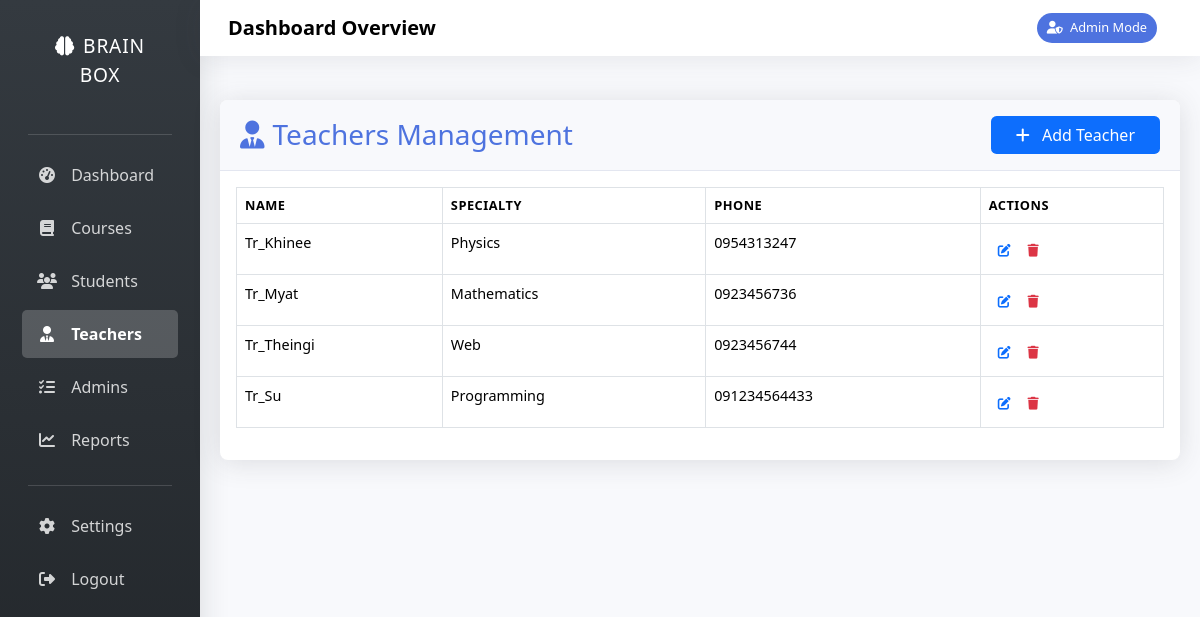
The app's page /dashboard/teachers/ (signed in) with its own data.
### dashboard/models.py (models this page shows, shortened)
class Teacher(models.Model):
    user = models.OneToOneField(settings.AUTH_USER_MODEL, on_delete=models.CASCADE)
    specialty = models.CharField(max_length=100)
    phone = models.CharField(max_length=15, blank=True)

### accounts/models.py (models this page shows)
class CustomUser(AbstractUser):
    ROLE_CHOICES = (
        ('admin', 'Admin'),
        ('teacher', 'Teacher'),
        ('student', 'Student'),
    )
    role = models.CharField(max_length=10, choices=ROLE_CHOICES)

### dashboard/views.py (the view)
# urls.py: path('teachers/', views.teacher_list, name='teacher_list'),
@login_required
def teacher_list(request):
    teachers = Teacher.objects.select_related('user').all()
    return render(request, 'dashboard/teacher_list.html', {
        'teachers': teachers,
        'title': 'Teachers Management'
    })

### dashboard/templates/dashboard/teacher_list.html (shortened to what this page needs)
{% extends 'dashboard/base.html' %}
{% block content %}
<div class="content">
    <div class="card shadow mb-4">
        <div class="card-header py-3 d-flex justify-content-between align-items-center">
            <h3 class="m-0 font-weight-bold text-primary">
                <i class="fas fa-user-tie me-2"></i>Teachers Management
            </h3>
            <a href="{% url 'dashboard:teacher_create' %}" class="btn btn-primary px-4">
                <i class="fas fa-plus me-2"></i> Add Teacher
            </a>
        </div>
        <div class="card-body">
            <div class="table-responsive">
                <table class="table table-bordered table-hover" width="100%" cellspacing="0">
                    <thead class="bg-light">
                        <tr>
                            <th>Name</th>
                            <th>Specialty</th>
                            <th>Phone</th>
                            <th>Actions</th>
                        </tr>
                    </thead>
                    <tbody>
                        {% for teacher in teachers %}
                        <tr>
                            <td>{{ teacher.user.get_full_name|default:teacher.user.username }}</td>
                            <td>{{ teacher.specialty }}</td>
                            <td>{{ teacher.phone|default:"-" }}</td>
                            <td>
                                <div class="btn-group" role="group">
                                    <a href="{% url 'dashboard:edit_teacher' teacher.id %}"
                                       class="btn btn-sm btn-outline-primary"
                                       title="Edit">
                                        <i class="fas fa-edit"></i>
                                    </a>
                                    <a href="{% url 'dashboard:delete_teacher' teacher.id %}"
                                       class="btn btn-sm btn-outline-danger"
                                       title="Delete"
                                       onclick="return confirm('Are you sure you want to delete this teacher?');">
                                        <i class="fas fa-trash"></i>
                                    </a>
                                </div>
                            </td>
                        </tr>
                        {% empty %}
                        <tr>
                            <td colspan="4" class="text-center text-muted py-4">
                                <i class="fas fa-info-circle me-2"></i>No teachers found
                            </td>
                        </tr>
                        {% endfor %}
                    </tbody>
                </table>
            </div>
        </div>
    </div>
</div>
{% endblock %}

### dashboard/templates/dashboard/base.html (shortened to what this page needs)
<!DOCTYPE html>
{% load static %}
<html lang="en">
<head>
    <link href="https://cdn.jsdelivr.net/npm/bootstrap@5.3.2/dist/css/bootstrap.min.css" rel="stylesheet">
    <link href="https://cdnjs.cloudflare.com/ajax/libs/font-awesome/6.5.0/css/all.min.css" rel="stylesheet">
    <link href="https://cdn.jsdelivr.net/npm/select2@4.1.0-rc.0/dist/css/select2.min.css" rel="stylesheet" />
    <link href="{% static 'css/styles.css' %}" rel="stylesheet">
</head>
<body>
    <div class="container-fluid">
        <div class="row">
            {% include 'includes/sidebar.html' %}
            <div class="col-md-10 p-0">
                {% include 'includes/navbar.html' %}
                {% block content %}{% endblock %}
            </div>
        </div>
    </div>
</body>
</html>

### dashboard/templates/includes/sidebar.html
<div class="col-md-2 sidebar d-flex flex-column">
    <a class="sidebar-brand" href="{% url 'dashboard:dashboard' %}">
        <i class="fas fa-brain me-2"></i>Brain Box
    </a>
    <div class="sidebar-divider"></div>
    <a href="{% url 'dashboard:dashboard' %}" class="{% if request.path == '/' %}active{% endif %}">
        <i class="fas fa-tachometer-alt"></i> Dashboard
    </a>
    <a href="{% url 'dashboard:course_list' %}" class="{% if 'courses/' in request.path %}active{% endif %}">
        <i class="fas fa-book"></i> Courses
    </a>
    <a href="{% url 'dashboard:student_list' %}" class="{% if 'students/' in request.path %}active{% endif %}">
        <i class="fas fa-users"></i> Students
    </a>
    <a href="{% url 'dashboard:teacher_list' %}" class="{% if 'teachers/' in request.path %}active{% endif %}">
        <i class="fas fa-user-tie"></i> Teachers
    </a>
    <a href="{% url 'dashboard:admin_list' %}" class="{% if 'assignments/' in request.path %}active{% endif %}">
        <i class="fas fa-tasks"></i> Admins
    </a>
    <a href="#">
        <i class="fas fa-chart-line"></i> Reports
    </a>
    <div class="sidebar-divider"></div>
    <a href="#">
        <i class="fas fa-cog"></i> Settings
    </a>
    <a href="{% url 'logout' %}">
        <i class="fas fa-sign-out-alt"></i> Logout
    </a>
</div>

### dashboard/templates/includes/navbar.html (shortened to what this page needs)
<nav class="navbar navbar-expand-lg mb-4">
    <div class="container-fluid">
        <span class="navbar-brand fw-bold">Dashboard Overview</span>
        <div class="d-flex align-items-center">
            <span class="mode-indicator">
                <i class="fas fa-user-shield me-1"></i> Admin Mode
            </span>
        </div>
    </div>
</nav>

### teacher_portal/static/teacher_portal/css/styles.css (style rules this page uses)
:root { --primary: #4e73df; --primary-light: #e6e9f9; --secondary: #1cc88a; --danger: #e74a3b; --warning: #f6c23e; --info: #36b9cc; --light: #f8f9fc; --dark: #5a5c69; --gray: #858796; --gray-dark: #5a5c69; --breakpoint-xs: 0; --breakpoint-sm: 576px; --breakpoint-md: 768px; --breakpoint-lg: 992px; --breakpoint-xl: 1200px; }
*, *::before, *::after { box-sizing: border-box; }
html { font-family: 'Nunito', -apple-system, BlinkMacSystemFont, 'Segoe UI', Roboto, 'Helvetica Neue', Arial, sans-serif; line-height: 1.15; -webkit-text-size-adjust: 100%; -webkit-tap-highlight-color: rgba(0, 0, 0, 0); }
body { margin: 0; font-family: 'Nunito', -apple-system, BlinkMacSystemFont, 'Segoe UI', Roboto, 'Helvetica Neue', Arial, sans-serif; font-size: 1rem; font-weight: 400; line-height: 1.5; color: var(--dark); text-align: left; background-color: var(--light); }
h1, h2, h3, h4, h5, h6 { margin-top: 0; margin-bottom: 0.5rem; }
a { color: var(--primary); text-decoration: none; background-color: transparent; }
.btn { display: inline-block; font-weight: 400; text-align: center; white-space: nowrap; vertical-align: middle; user-select: none; border: 1px solid transparent; padding: 0.375rem 0.75rem; font-size: 1rem; line-height: 1.5; border-radius: 0.35rem; transition: all 0.15s ease-in-out; }
.shadow { box-shadow: 0 0.15rem 1.75rem 0 rgba(58, 59, 69, 0.15) !important; }

### dashboard/templates/dashboard/base.html (style rules this page uses)
:root { --primary-color: #4e73df; --secondary-color: #1cc88a; --accent-color: #f6c23e; --danger-color: #e74a3b; --dark-color: #5a5c69; --light-color: #f8f9fc; }
body { background-color: var(--light-color); font-family: 'Segoe UI', Tahoma, Geneva, Verdana, sans-serif; }
.sidebar { min-height: 100vh; background-color: #343a40 !important; background: linear-gradient(180deg, #343a40 0%, #212529 100%); padding-top: 20px; box-shadow: 0 0.15rem 1.75rem 0 rgba(33, 37, 41, 0.15); transition: all 0.3s; }
.sidebar a { color: rgba(255, 255, 255, 0.8); text-decoration: none; padding: 12px 15px; display: block; border-radius: 5px; margin: 0 10px 5px 10px; font-weight: 500; transition: all 0.3s; }
.sidebar a.active { background-color: rgba(255, 255, 255, 0.2); color: #fff; font-weight: 600; }
.sidebar a i { width: 20px; text-align: center; margin-right: 10px; }
.sidebar-brand { color: #fff !important; font-size: 1.2rem; font-weight: 800; padding: 1.5rem 1rem; text-align: center; text-transform: uppercase; letter-spacing: 0.05rem; margin-bottom: 1rem !important; }
.sidebar-divider { border-top: 1px solid rgba(255, 255, 255, 0.15); margin: 1rem 1rem; }
.content { padding: 20px; }
.card { border: none; border-radius: 0.5rem; box-shadow: 0 0.15rem 1.75rem 0 rgba(58, 59, 69, 0.1); transition: 0.3s; margin-bottom: 1.5rem; }
.card-header { background-color: #f8f9fc; border-bottom: 1px solid #e3e6f0; padding: 1rem 1.25rem; border-radius: 0.5rem 0.5rem 0 0 !important; }
.navbar { background-color: #ffffff; box-shadow: 0 0.15rem 1.75rem 0 rgba(58, 59, 69, 0.1); padding: 0.5rem 1rem; }
.text-primary { color: var(--primary-color) !important; }
.mode-indicator { background-color: var(--primary-color); color: white; padding: 5px 10px; border-radius: 20px; font-size: 0.8rem; margin-right: 15px; }

### dashboard/templates/dashboard/teacher_list.html (style rules this page uses)
.table { font-size: 0.9rem; }
.table th { font-weight: 600; text-transform: uppercase; font-size: 0.8rem; letter-spacing: 0.5px; }
.btn-group .btn { padding: 0.25rem 0.5rem; }
.btn-sm i { font-size: 0.8rem; }

### records on screen
Teacher: user.get_full_name "Tr_Khinee", specialty "Physics", phone "0954313247"
Teacher: user.get_full_name "Tr_Myat", specialty "Mathematics", phone "0923456736"
Teacher: user.get_full_name "Tr_Theingi", specialty "Web", phone "0923456744"
Teacher: user.get_full_name "Tr_Su", specialty "Programming", phone "091234564433"
